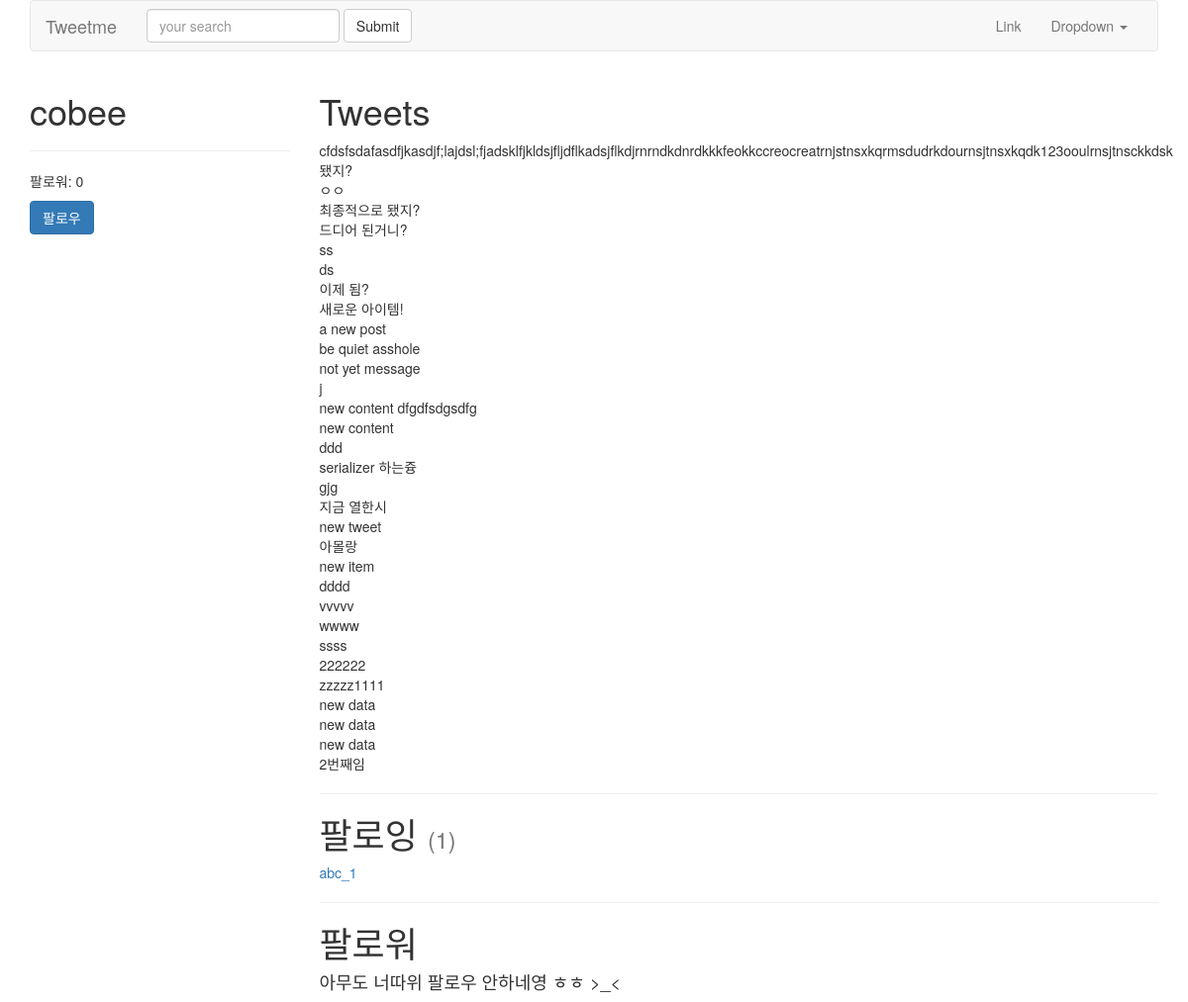
The app's page /cobee/ with its own data.
### tweets/models.py (models this page shows, shortened)
class Tweet(models.Model):
	user	  = models.ForeignKey(settings.AUTH_USER_MODEL)
	content   = models.CharField(max_length=140, validators=[validate_content])
	updated   = models.DateTimeField(auto_now=True)
	timestamp = models.DateTimeField(auto_now_add=True)
	def __str__(self):
		return str(self.content)
	class Meta:
		ordering = ['-timestamp']

### accounts/models.py (models this page shows, shortened)
class UserProfile(models.Model):
	user = models.OneToOneField(settings.AUTH_USER_MODEL, related_name='profile')
	following = models.ManyToManyField(settings.AUTH_USER_MODEL, blank=True, related_name='followed_by')
	objects = UserProfileManager()
	def get_following(self):
		users = self.following.all()
		return users.exclude(username=self.user.username)

### accounts/views.py (the view)
# urls.py: url(r'^(?P<username>[\w.@+-]+)/$', UserDetailView.as_view(), name='detail'),
class UserDetailView(DetailView):
	template_name = 'accounts/user_detail.html'
	queryset = User.objects.all()
	def get_object(self):
		return get_object_or_404(
			User,
			username__iexact=self.kwargs.get("username")
			)

### accounts/models.py (called while the page is built)
	def all(self):
		qs = self.get_queryset().all()
		try:
			if self.instance:
				qs = qs.exclude(user=self.instance)
		except:
			pass
		return qs

### accounts/templates/accounts/user_detail.html
{% extends "base.html" %}
{% block content %}
<div class='row'>
    <div class='col-sm-3 col-xs-12'>
        <h1>{{ object.username }} </h1>
        <hr/>
        <p>팔로워: {{ object.followed_by.all.count }}</p>
        <p>
        	<a href='{% url "profiles:follow" username=object.username %}'><button type="button" class="btn btn-primary">
        		{% if object in request.user.profile.following.all %}
        			언팔로우
        		{% else %}
        			팔로우
        		{% endif %}
        	</button></a>
        </p>
    </div>
    <div class='col-sm-9 col-xs-12'>
         <h1>Tweets</h1>
         {% for tweet in object.tweet_set.all %}
         {{ tweet }}<br/>
         {% endfor %}
         <hr/>
         <h1>팔로잉 <small>({{ object.profile.get_following.count }})</small></h1>
         	{% for user in object.profile.get_following %}
         		<a href="/{{ user.username }}">{{ user.username }}</a><br/>
         	{% empty %}
         		<h4>아무도 팔로우 하고 있지 않아염 -_-*</h4>
         	{% endfor %}
		<hr/>
        <h1>팔로워</h1>
        	{% for profile in object.followed_by.all %}
         		<a href="/{{ profile.user.username }}">{{ profile.user.username }}</a><br/>
         	{% empty %}
         		<h4>아무도 너따위 팔로우 안하네영 ㅎㅎ >_< </h4>
         	{% endfor %}
    </div>
</div>
{% endblock content %}

### records on screen
Tweet: content "cfdsfsdafasdfjkasdjf;lajdsl;fjadsklfjkldsjfljdflkadsjflkdjrnrndkdnrdkkkfeokkccreocreatrnjstnsxkqrmsdudrkdournsjtnsxkqdk123ooulrnsjtnsckkdsk"
Tweet: content "됐지?"
Tweet: content "ㅇㅇ"
Tweet: content "최종적으로 됐지?"
Tweet: content "드디어 된거니?"
Tweet: content "ss"
Tweet: content "ds"
Tweet: content "이제 됨?"
Tweet: content "새로운 아이템!"
Tweet: content "a new post"
Tweet: content "be quiet asshole"
Tweet: content "not yet message"
Tweet: content "j"
Tweet: content "new content dfgdfsdgsdfg"
Tweet: content "new content"
Tweet: content "ddd"
Tweet: content "serializer 하는즁"
Tweet: content "gjg"
Tweet: content "지금 열한시"
Tweet: content "new tweet"
Tweet: content "아몰랑"
Tweet: content "new item"
Tweet: content "dddd"
Tweet: content "vvvvv"
Tweet: content "wwww"
Tweet: content "ssss"
Tweet: content "222222"
Tweet: content "zzzzz1111"
Tweet: content "new data"
Tweet: content "new data"
Tweet: content "new data"
Tweet: content "2번째임"

### other values on screen
{{ object.username }} "cobee"
{{ object.followed_by.all.count }} "0"
{{ object.profile.get_following.count }} "1"
{{ user.username }} "abc_1"
